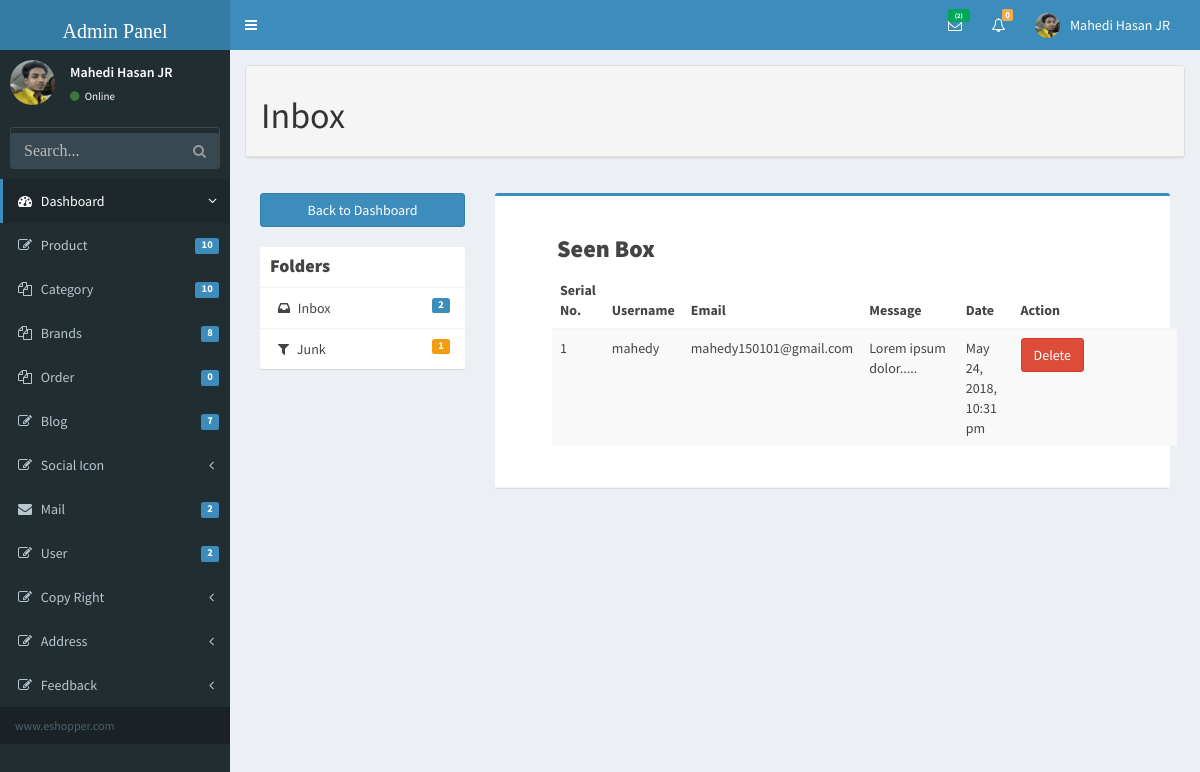
The app's page /admin/junk.php (signed in) with its own data.
### tables this page shows
CREATE TABLE `tbl_contact` (
  `id` int(11) NOT NULL,
  `name` varchar(255) NOT NULL,
  `email` varchar(255) NOT NULL,
  `subject` text NOT NULL,
  `message` text NOT NULL,
  `flag` int(11) NOT NULL DEFAULT '0',
  `date` timestamp NOT NULL DEFAULT CURRENT_TIMESTAMP
);

### library/Database.php (called while the page is built, shortened)
<?php
Class Database{
	public $host   = DB_HOST;
	public $user   = DB_USER;
	public $pass   = DB_PASS;
	public $dbname = DB_NAME;
	public $link;
	private function connectDB(){
	$this->link = new mysqli($this->host, $this->user, $this->pass, $this->dbname);
     $this->link->query("set_character_setresults='utf8'");
     $this->link->set_charset("utf8");
   }
	public function select($query){
		$result = $this->link->query($query) or die($this->link->error.__LINE__);
		if($result->num_rows > 0){
			return $result;
		} else {
			return false;
		}
	}
}

### library/Session.php (called while the page is built, shortened)
<?php
class Session
{
	public static function get($key){
		if (isset($_SESSION[$key])){
			$result = $_SESSION[$key];
		}
		if (isset($result)) {
			return $result;
		}else{
			return false;
		}
	}
}
?>

### library/Helper.php (called while the page is built, shortened)
<?php
class Helper{
	public function formatDate($date){
		return date('F j, Y, g:i a', strtotime($date));
	}
	public function textShorten($text, $limit = 500){
        $text = $text." ";
        $text = substr($text, 0, $limit);
        $text = substr($text, 0, strrpos($text, ' '));
        $text = $text.".....";
        return $text;
	}
}
?>

### admin/junk.php (the view, shortened to what this page needs)
<?php include('include/header.php'); ?>
   <?php include('include/sidebar.php'); ?>
      <div class="content-wrapper">
        <section class="content">
          <div class="row">
            <div class="col-md-12">
            <div class="panel panel-default">
              <div class="panel-heading">
          <h1>
            Inbox
          </h1>
              </div>
              </div>
               <section class="content">
          <div class="row">
            <div class="col-md-3">
              <a href="index.php" class="btn btn-primary btn-block margin-bottom">Back to Dashboard</a>
              <div class="box box-solid">
                <div class="box-header with-border">
                  <h3 class="box-title">Folders</h3>
                </div>
                <div class="box-body no-padding">
                  <ul class="nav nav-pills nav-stacked">
                    <li><a href="inbox.php"><i class="fa fa-inbox"></i> Inbox
        <?php
               $sql = "SELECT * FROM  tbl_contact WHERE flag = '0'";
               $message = $db->select($sql);
               if ($message) {
                $i = 0;
                  while ( $result = $message->fetch_assoc()) {
                    $i++;
                 }  }
           ?>
                      <span class="label label-primary pull-right"><?php if (isset($i)) {
                      echo $i;
                      } else echo "0"; ?>
                    </a>
                     </li>
                    <li><a href="junk.php"><i class="fa fa-filter"></i> Junk
           <?php
               $sql = "SELECT * FROM  tbl_contact WHERE flag = '1'";
               $message = $db->select($sql);
               if ($message) {
                $j = 0;
                  while ( $result = $message->fetch_assoc()) {
                    $j++;
            }  }
           ?>
                     <span class="label label-waring pull-right"><?php if (isset($j)) {
                      echo $j;
                      } else echo "0"; ?>
             </a></li>
                  </ul>
                </div>
              </div>
            </div>
            <div class="col-md-9">
              <div class="box box-primary">
                <div class="box-header with-border">
              <div class="panel-heading">
                 <h3>Seen Box</h3>
                <div class="block">
                    <table class="table table-striped" style="margin-left: 32px;">
                      <thead>
                         <tr>
                          <th width="10">Serial No.</th>
                          <th width="10%">Username</th>
                          <th width="10%">Email</th>
                          <th width="20%">Message</th>
                          <th width="10%">Date</th>
                          <th width="40%">Action</th>
                        </tr>
                      </thead>
    <?php
               $sql = "SELECT * FROM  tbl_contact WHERE flag = '1' ORDER BY id DESC";
               $message = $db->select($sql);
               if ($message) {
                $i = 0;
                  while ( $result = $message->fetch_assoc()) {
                    $i++;
     ?>
                  <tbody>
                     <tr>
                          <td><?php echo $i; ?></td>
                          <td><?php echo $result['name'];?></td>
                          <td><?php echo $result['email'];?></td>
                          <td><?php echo  $sql_injection->textShorten($result['message'],20);?></td>
                          <td><?php echo $sql_injection->formatDate($result['date']); ?></td>
                          <td><a onclick ="return confirm('Are you sure to delete this text?')" href="?textid=<?php echo $result['id']; ?>" class="btn btn-danger">Delete</a></td>
                        </tr>
                  </tbody>
                  <?php } } ?>
                </table>
                </div>
              </div>
            </div>
          </div>
        </section>
           </div>
          </div>
        </section>
      </div>
    </div>
  </body>
</html>
<?php include 'include/footer.php'; ?>

### admin/include/header.php (shortened to what this page needs)
<?php include '../library/Session.php';
?>
<?php include '../library/Database.php'; ?>
<?php include '../library/Helper.php'; ?>
<?php
 $db = new Database();
 $sql_injection = new helper()
?>
<!DOCTYPE html>
<html>
  <head>
    <link href="bootstrap/css/bootstrap.min.css" rel="stylesheet" type="text/css" />
    <link href="https://maxcdn.bootstrapcdn.com/font-awesome/4.3.0/css/font-awesome.min.css" rel="stylesheet" type="text/css" />
    <link href="http://code.ionicframework.com/ionicons/2.0.0/css/ionicons.min.css" rel="stylesheet" type="text/css" />
    <link href="dist/css/AdminLTE.min.css" rel="stylesheet" type="text/css" />
    <link href="dist/css/skins/_all-skins.min.css" rel="stylesheet" type="text/css" />
    <link href="dist/css/font-awesome.min.css" rel="stylesheet" type="text/css" />
    <link rel="stylesheet" type="text/css" href="dist/css/form.css">
    <link rel="stylesheet" href="//code.jquery.com/ui/1.12.1/themes/base/jquery-ui.css">
  </head>
  <body class="skin-blue">
    <div class="wrapper">
      <header class="main-header">
        <a href="index.php" class="logo"><h1 style="font-family: impact; font-size: 20px;">Admin Panel</h1></a>
        <nav class="navbar navbar-static-top" role="navigation">
          <a href="#" class="sidebar-toggle" data-toggle="offcanvas" role="button">
          </a>
          <div class="navbar-custom-menu">
            <ul class="nav navbar-nav">
              <li class="dropdown messages-menu">
                <a href="#" class="dropdown-toggle" data-toggle="dropdown">
                  <i class="fa fa-envelope-o"></i>
                  <span class="label label-success">
            <?php
              $query  = "SELECT * FROM tbl_contact where flag = '0'";
              $result = $db->select($query);
              if ($result) {
                $i=0;
                while ($data = $result->fetch_assoc()) {
                 $i++;
               ?>
               <?php } } ?>
                  <span class="label label-success"><?php if (isset($i)) {
                   echo "($i)";
                  } else echo"0" ?></span>
                </a>
              </li>
              <li class="dropdown notifications-menu">
                <a href="#" class="dropdown-toggle" data-toggle="dropdown">
                  <i class="fa fa-bell-o"></i>
                  <span class="label label-warning"><?php if (isset($m)) {
                   echo "($m)";
                  } else echo"0" ?></span>
                </a>
              </li>
             <?php
                $userId = Session::get('userId');
             ?>
         <?php
              $query  = "SELECT * FROM tbl_admin where id = '$userId'";
              $result = $db->select($query);
              if ($result) {
                while ($data = $result->fetch_assoc()) {
          ?>
              <li class="dropdown user user-menu">
                <a href="#" class="dropdown-toggle" data-toggle="dropdown">
                  <img src="<?php  echo $data['image']; ?>" class="user-image" alt="User Image"/>
                  <span class="hidden-xs"><?php  echo $data['name']; ?></span>
                </a>
              </li>
            <?php } } ?>
            </ul>
          </div>
        </nav>
      </header>

### admin/include/sidebar.php (shortened to what this page needs)
  <aside class="main-sidebar">
    <section class="sidebar">
     <div class="user-panel">
<?php
$userId = Session::get('userId');
?>
     <?php
             $query  = "SELECT * FROM tbl_admin where id = '$userId'";
          $result = $db->select($query);
          if ($result) {
            while ($data = $result->fetch_assoc()) {
           ?>
        <div class="pull-left image">
          <img src="<?php  echo $data['image']; ?>" class="img-circle" alt="User Image" />
        </div>
        <div class="pull-left info">
          <p><?php  echo $data['name']; ?></p>
          <a href="#"><i class="fa fa-circle text-success"></i> Online</a>
        </div>
        <?php } } ?>
      </div>
      <form action="search.php" method="get" class="sidebar-form">
        <div class="input-group">
          <input type="text" name="search" class="form-control" placeholder="Search..."/>
          <span class="input-group-btn">
            <button type='submit' name='submit' id='search-btn' class="btn btn-flat" style="margin-top: 5px;"><i class="fa fa-search"></i></button>
          </span>
        </div>
      </form>
      <ul class="sidebar-menu">
        <li class="active treeview">
          <a href="index.php">
            <i class="fa fa-dashboard"></i> <span>Dashboard</span> <i class="fa fa-angle-left pull-right"></i>
          </a>
        </li>
        <li class="treeview">
          <a href="#">
            <i class="fa fa-edit"></i>
            <span>Product</span>
       <?php
             $query  = "SELECT * FROM tbl_product";
          $result = $db->select($query);
          if ($result) {
            $i=0;
            while ($data = $result->fetch_assoc()) {
             $i++;
              }
            }
       ?>
            <span class="label label-primary pull-right"><?php
            if (isset($i)) {
              echo $i;
             } ?></span>
          </a>
        </li>
          <li class="treeview">
          <a href="#">
            <i class="fa fa-files-o"></i>
            <span>Category</span>
          <?php
             $query  = "SELECT * FROM tbl_category";
              $result = $db->select($query);
               if ($result) {
                $j=0;
                while ($data = $result->fetch_assoc()) {
               $j++;
              }
            }
           ?>
            <span class="label label-primary pull-right"><?php
            if (isset($j)) {
              echo $j;
             } ?></span>
          </a>
        </li>
         <li class="treeview">
          <a href="#">
            <i class="fa fa-files-o"></i>
            <span>Brands</span>
             <?php
             $query  = "SELECT * FROM tbl_brand";
              $result = $db->select($query);
               if ($result) {
                $k=0;
                while ($data = $result->fetch_assoc()) {
               $k++;
              }
            }
           ?>
            <span class="label label-primary pull-right"><?php
            if (isset($k)) {
              echo $k;
             } ?></span>
          </a>
        </li>
         <li class="treeview">
          <a href="#">
            <i class="fa fa-files-o"></i>
            <span>Order</span>
            <span class="label label-primary pull-right"><?php
            if (isset($m)) {
              echo $m;
             } else { echo "0"; } ?></span>
          </a>
        </li>
         <li class="treeview">
          <a href="#">
            <i class="fa fa-edit"></i>
            <span>Blog</span>
        <?php
             $query  = "SELECT * FROM tbl_blog";
              $result = $db->select($query);
               if ($result) {
                $n=0;
                while ($data = $result->fetch_assoc()) {
               $n++;
              }
            }
         ?>
            <span class="label label-primary pull-right"><?php
            if (isset($n)) {
              echo $n;
             } else { echo "0"; } ?></span>
          </a>
        </li>
        <li class="treeview">
          <a href="#">
            <i class="fa fa-edit"></i> <span>Social Icon</span>
            <i class="fa fa-angle-left pull-right"></i>
          </a>
        </li>
        <li class="treeview">
          <a href="#">
            <i class="fa fa-envelope"></i> <span>Mail</span>
           <?php
             $query  = "SELECT * FROM tbl_contact where flag='0'";
               $result = $db->select($query);
               if ($result) {
                 $o=0;
                while ($data = $result->fetch_assoc()) {
               $o++;
              }
            }
           ?>
            <span class="label label-primary pull-right"><?php
            if (isset($o)) {
              echo $o;
             } else { echo "0"; } ?></span>
          </a>
        </li>
        <li class="treeview">
          <a href="#">
            <i class="fa fa-edit"></i> <span>User</span>
            <?php
           $query  = "SELECT * FROM tbl_admin";
             $result = $db->select($query);
              if ($result) {
               $q=0;
                while ($data = $result->fetch_assoc()) {
               $q++;
              }
            }
           ?>
             <small class="label label-primary pull-right"><?php
            if (isset($q)) {
              echo $q;
             } else { echo "0"; } ?></small>
          </a>
        </li>
        <li class="treeview">
          <a href="#">
            <i class="fa fa-edit"></i> <span>Copy Right</span>
            <i class="fa fa-angle-left pull-right"></i>
          </a>
        </li>
         <li class="treeview">
          <a href="#">
            <i class="fa fa-edit"></i> <span>Address</span>
            <i class="fa fa-angle-left pull-right"></i>
          </a>
        </li>
        <li class="treeview">
          <a href="#">
            <i class="fa fa-edit"></i> <span>Feedback</span>
            <i class="fa fa-angle-left pull-right"></i>
          </a>
        </li>
        <li class="header">www.eshopper.com</li>
      </ul>
    </section>
  </aside>

### records on screen
tbl_contact: name "mahedy", email "mahedy150101@gmail.com", message "Lorem ipsum dolor.....", date "May 24, 2018, 10:31 pm"

### other values on screen
$i "2"
$data['name'] "Mahedi Hasan JR"
$i "10"
$j "10"
$k "8"
$n "7"
$o "2"
$q "2"
$j "1"
